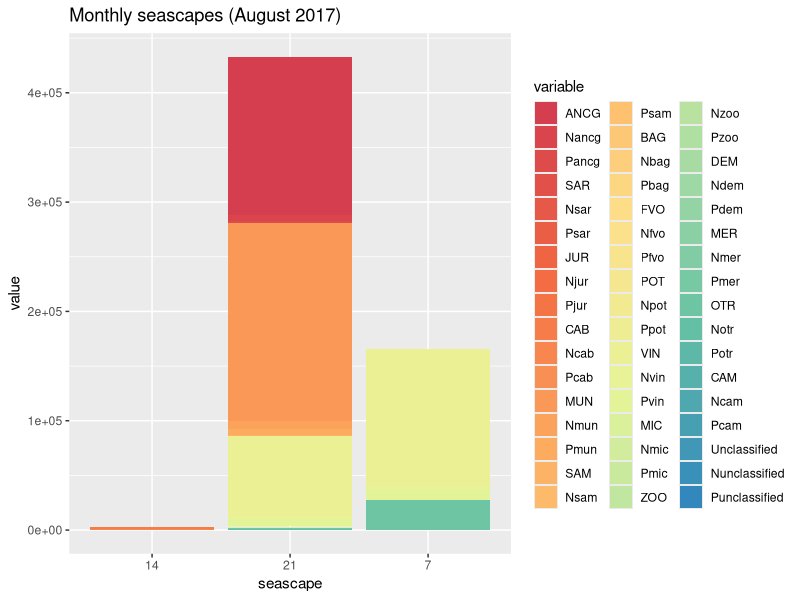
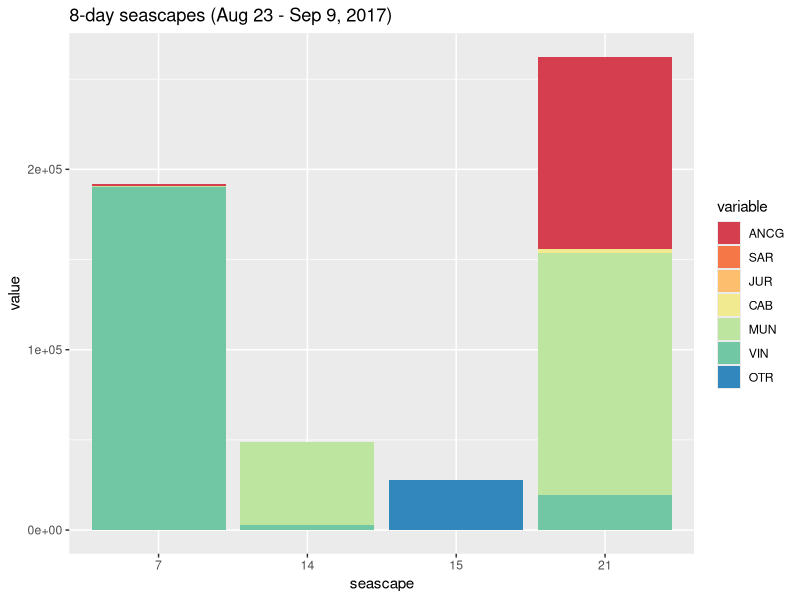
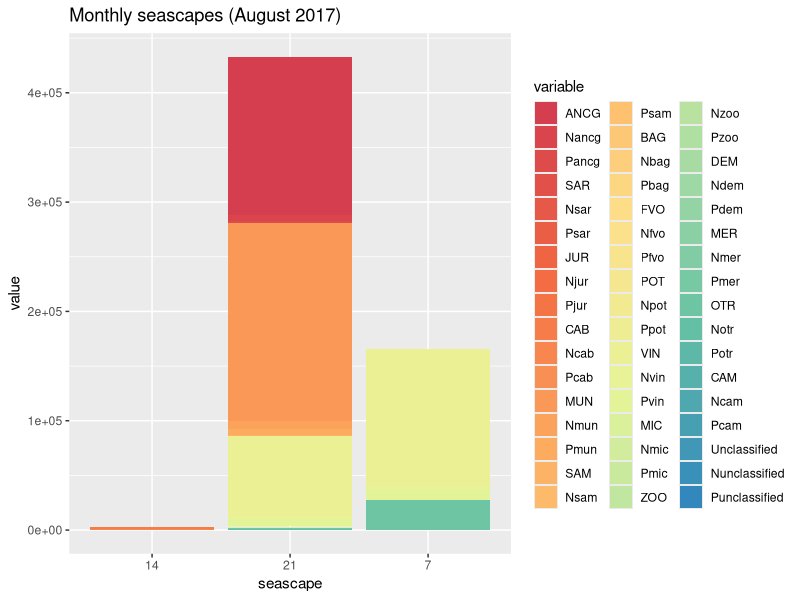
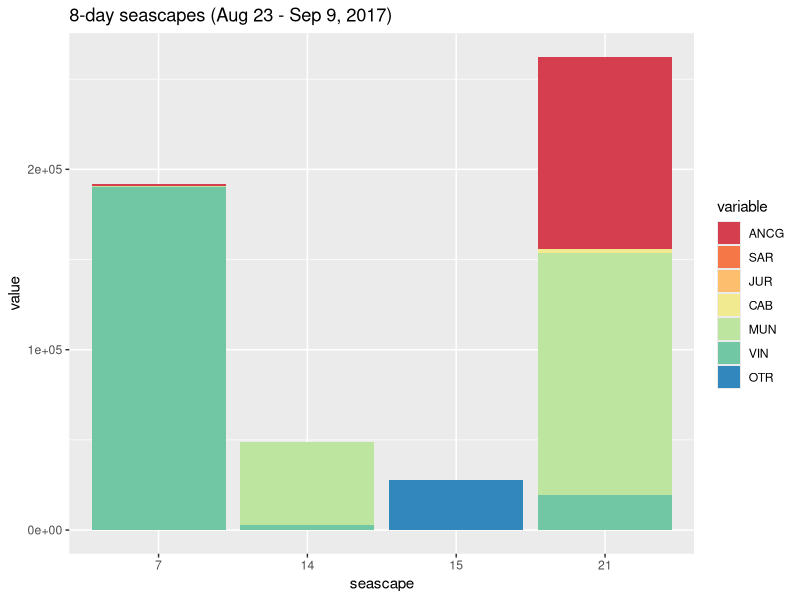

These charts were generated, in order, by the following R code: (Note: this script raises an error after producing the figures.)
## ---- chunk 1
library(vegan)
library(dplyr)
library(ggplot2)
library(reshape2)
library(RColorBrewer)
## ---- chunk 2

# reads the tables and transforms the last two columns to characters 
df_month <- read.csv("taxa_table_month.csv", header= TRUE) # this is the full table with many unnecessary columns
df_month[52:53] <- lapply(df_month[52:53], as.character)
df_8d <- read.csv("taxa_table_8d.csv", header= TRUE) # this is the full table with many unnecessary columns
df_8d[52:53] <- lapply(df_8d[52:53], as.character)

# use this for cleaned tables (without unnecessary columns)
df_8d <- read.csv("taxa_table_8d_v2.csv", header= TRUE)
df_8d[8:9] <- lapply(df_8d[8:9], as.character)

# first data visualization
df_mo_long <- df_month
df_mo_long <- melt(df_mo_long, id.vars=c("sample", "seascape"))
df_8d_long <- df_8d
df_8d_long <- melt(df_8d_long, id.vars=c("sample", "seascape")) 

# monthly matchings
nb.cols <- 51 
mycolors <- colorRampPalette(brewer.pal(8, "Spectral"))(nb.cols)
p_month <- ggplot(df_mo_long, aes(fill=variable, y=value, x=seascape)) + 
    geom_bar(position="stack", stat="identity") +
    scale_fill_manual(values = mycolors) +
    labs(title = "Monthly seascapes (August 2017)")
p_month
ggsave("p_month.jpg")

# 8-day matchings
df_8d_long$seascape <- factor(df_8d_long$seascape,                                    # Change ordering manually
                  levels = c("7", "14", "15", "21"))
nb.cols <- 7 # use 51 for taxa_table_8d and 7 for taxa_table_8d_v2
mycolors <- colorRampPalette(brewer.pal(8, "Spectral"))(nb.cols)
p_8d <- ggplot(df_8d_long, aes(fill=variable, y=value, x=seascape)) + 
    geom_bar(position="stack", stat="identity") +
    scale_fill_manual(values = mycolors) +
    labs(title = "8-day seascapes (Aug 23 - Sep 9, 2017)")
p_8d
ggsave("p_8d.jpg")

## count rows with elements > 0 (select all zero elements only - abscence values)
no_taxa_month <- df_month[apply(df_month[, 1:51]==0, 1, all),]
no_taxa_8d <- df_8d[apply(df_8d[, 1:51]==0, 1, all),]
u_seas_mo <- unique(no_taxa_month[, 53])
u_seas_8d <- unique(no_taxa_8d[, 53])

zero_mo <- NULL
for (x in 1:length(u_seas_mo)) {
  seas_idx <- u_seas_mo[x]
  tmp <- length(which(no_taxa_month$seascape == as.character(seas_idx)))
  tmp2 <- c(seas_idx, tmp)
  zero_mo <- cbind(zero_mo, tmp2)
}

zero_8d <- NULL
for (x in 1:length(u_seas_8d)) {
  seas_idx <- u_seas_8d[x]
  tmp <- length(which(no_taxa_8d$seascape == as.character(seas_idx)))
  tmp2 <- c(seas_idx, tmp)
  zero_8d <- cbind(zero_8d, tmp2)
}
## ---- chunk 3
# remove rows with all zeros 
df_month <- df_month[!apply(df_month[, 1:51]==0, 1, all),]
df_8d <- df_8d[!apply(df_8d[, 1:51]==0, 1, all),]

## run the metaMDS command from the vegan package to generate an NMDS plot.
set.seed(123)
nmds_month = metaMDS(df_month[, 1:51], distance = "bray")
nmds_month

nmds_8d = metaMDS(df_8d[, 1:51], distance = "bray")
nmds_8d

plot(nmds_month)
plot(nmds_8d)

#extract NMDS scores (x and y coordinates)
data.scores_month = as.data.frame(scores(nmds_month))
data.scores_8d = as.data.frame(scores(nmds_8d))

#add columns to data frame 
data.scores_month$seascape = df_month$seascape
head(data.scores_month)
data.scores_8d$seascape = df_8d$seascape
head(data.scores_8d)

## ---- chunk 4
xx_month = ggplot(data.scores_month, aes(x = NMDS1, y = NMDS2)) + 
    geom_point(size = 4, aes( colour = seascape))+ 
    theme(axis.text.y = element_text(colour = "black", size = 12, face = "bold"), 
    axis.text.x = element_text(colour = "black", face = "bold", size = 12), 
    legend.text = element_text(size = 12, face ="bold", colour ="black"), 
    legend.position = "right", axis.title.y = element_text(face = "bold", size = 14), 
    axis.title.x = element_text(face = "bold", size = 14, colour = "black"), 
    legend.title = element_text(size = 14, colour = "black", face = "bold"), 
    panel.background = element_blank(), panel.border = element_rect(colour = "black", fill = NA, size = 1.2)) 
xx_month
    
#ggsave("NMDS.svg")

xx_8d = ggplot(data.scores_8d, aes(x = NMDS1, y = NMDS2)) + 
    geom_point(size = 4, aes( colour = seascape))+ 
    theme(axis.text.y = element_text(colour = "black", size = 12, face = "bold"), 
    axis.text.x = element_text(colour = "black", face = "bold", size = 12), 
    legend.text = element_text(size = 12, face ="bold", colour ="black"), 
    legend.position = "right", axis.title.y = element_text(face = "bold", size = 14), 
    axis.title.x = element_text(face = "bold", size = 14, colour = "black"), 
    legend.title = element_text(size = 14, colour = "black", face = "bold"), 
    panel.background = element_blank(), panel.border = element_rect(colour = "black", fill = NA, size = 1.2)) 
xx_8d

#ggsave("NMDS.svg")
